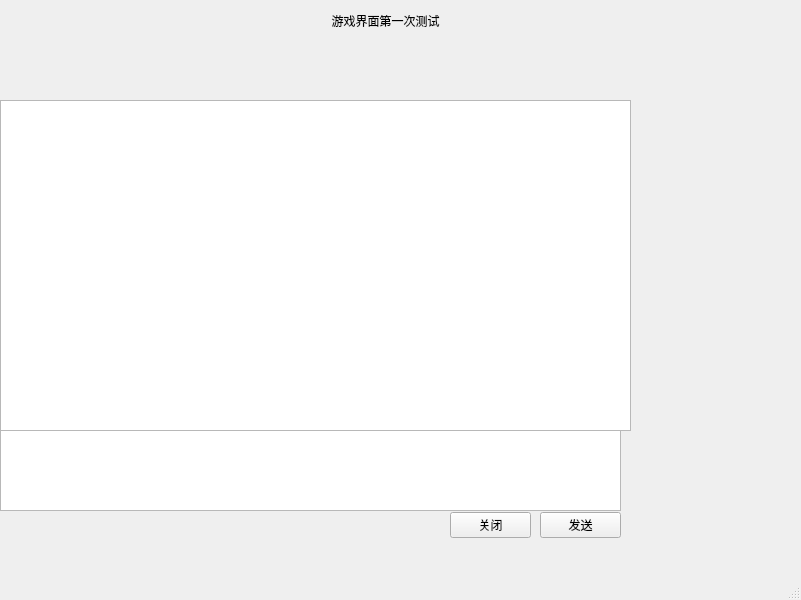
<?xml version="1.0" encoding="UTF-8"?>
<ui version="4.0">
 <class>MainWindow</class>
 <widget class="QMainWindow" name="MainWindow">
  <property name="geometry">
   <rect>
    <x>0</x>
    <y>0</y>
    <width>801</width>
    <height>600</height>
   </rect>
  </property>
  <property name="windowTitle">
   <string>MainWindow</string>
  </property>
  <widget class="QWidget" name="centralwidget">
   <widget class="QWidget" name="gridLayoutWidget">
    <property name="geometry">
     <rect>
      <x>190</x>
      <y>0</y>
      <width>391</width>
      <height>41</height>
     </rect>
    </property>
    <layout class="QGridLayout" name="gridLayout">
     <item row="0" column="0">
      <widget class="QLabel" name="label">
       <property name="text">
        <string>游戏界面第一次测试</string>
       </property>
       <property name="alignment">
        <set>Qt::AlignCenter</set>
       </property>
       <property name="indent">
        <number>-1</number>
       </property>
      </widget>
     </item>
    </layout>
   </widget>
   <widget class="QWidget" name="gridLayoutWidget_2">
    <property name="geometry">
     <rect>
      <x>0</x>
      <y>40</y>
      <width>801</width>
      <height>61</height>
     </rect>
    </property>
    <layout class="QGridLayout" name="gridLayout_2"/>
   </widget>
   <widget class="QWidget" name="gridLayoutWidget_3">
    <property name="geometry">
     <rect>
      <x>0</x>
      <y>100</y>
      <width>631</width>
      <height>331</height>
     </rect>
    </property>
    <layout class="QGridLayout" name="gridLayout_3">
     <item row="0" column="0">
      <widget class="QTextBrowser" name="textBrowser"/>
     </item>
    </layout>
   </widget>
   <widget class="QWidget" name="gridLayoutWidget_4">
    <property name="geometry">
     <rect>
      <x>629</x>
      <y>99</y>
      <width>201</width>
      <height>461</height>
     </rect>
    </property>
    <layout class="QGridLayout" name="gridLayout_4"/>
   </widget>
   <widget class="QWidget" name="gridLayoutWidget_5">
    <property name="geometry">
     <rect>
      <x>540</x>
      <y>510</y>
      <width>81</width>
      <height>31</height>
     </rect>
    </property>
    <layout class="QGridLayout" name="gridLayout_5">
     <item row="0" column="0">
      <widget class="QPushButton" name="pushButton">
       <property name="text">
        <string>发送</string>
       </property>
      </widget>
     </item>
    </layout>
   </widget>
   <widget class="QWidget" name="gridLayoutWidget_6">
    <property name="geometry">
     <rect>
      <x>450</x>
      <y>510</y>
      <width>81</width>
      <height>31</height>
     </rect>
    </property>
    <layout class="QGridLayout" name="gridLayout_6">
     <item row="0" column="0">
      <widget class="QPushButton" name="pushButton_2">
       <property name="text">
        <string>关闭</string>
       </property>
      </widget>
     </item>
    </layout>
   </widget>
   <widget class="QWidget" name="gridLayoutWidget_7">
    <property name="geometry">
     <rect>
      <x>0</x>
      <y>430</y>
      <width>621</width>
      <height>81</height>
     </rect>
    </property>
    <layout class="QGridLayout" name="gridLayout_7">
     <item row="0" column="0">
      <widget class="QTextEdit" name="textEdit"/>
     </item>
    </layout>
   </widget>
  </widget>
  <widget class="QMenuBar" name="menubar">
   <property name="geometry">
    <rect>
     <x>0</x>
     <y>0</y>
     <width>801</width>
     <height>23</height>
    </rect>
   </property>
  </widget>
  <widget class="QStatusBar" name="statusbar"/>
 </widget>
 <resources/>
 <connections/>
</ui>
